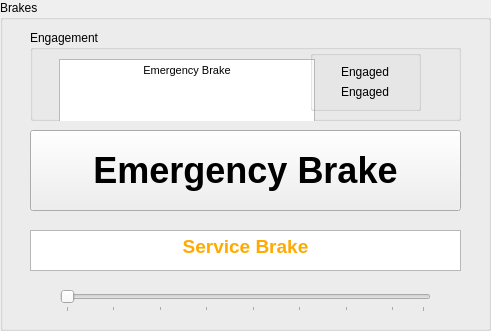
     <widget class="QGroupBox" name="brake_box">
      <property name="geometry">
       <rect>
        <x>780</x>
        <y>310</y>
        <width>491</width>
        <height>331</height>
       </rect>
      </property>
      <property name="title">
       <string>Brakes</string>
      </property>
      <widget class="QPushButton" name="e_brake_button">
       <property name="geometry">
        <rect>
         <x>30</x>
         <y>130</y>
         <width>431</width>
         <height>81</height>
        </rect>
       </property>
       <property name="font">
        <font>
         <pointsize>27</pointsize>
         <bold>true</bold>
        </font>
       </property>
       <property name="autoFillBackground">
        <bool>true</bool>
       </property>
       <property name="text">
        <string>Emergency Brake</string>
       </property>
      </widget>
      <widget class="QTextBrowser" name="s_brake_txt_2">
       <property name="geometry">
        <rect>
         <x>30</x>
         <y>230</y>
         <width>431</width>
         <height>41</height>
        </rect>
       </property>
       <property name="html">
        <string>&lt;!DOCTYPE HTML PUBLIC &quot;-//W3C//DTD HTML 4.0//EN&quot; &quot;http://www.w3.org/TR/REC-html40/strict.dtd&quot;&gt;
&lt;html&gt;&lt;head&gt;&lt;meta name=&quot;qrichtext&quot; content=&quot;1&quot; /&gt;&lt;meta charset=&quot;utf-8&quot; /&gt;&lt;style type=&quot;text/css&quot;&gt;
p, li { white-space: pre-wrap; }
hr { height: 1px; border-width: 0; }
li.unchecked::marker { content: &quot;\2610&quot;; }
li.checked::marker { content: &quot;\2612&quot;; }
&lt;/style&gt;&lt;/head&gt;&lt;body style=&quot; font-family:'Segoe UI'; font-size:9pt; font-weight:400; font-style:normal;&quot;&gt;
&lt;p align=&quot;center&quot; style=&quot; margin-top:0px; margin-bottom:0px; margin-left:0px; margin-right:0px; -qt-block-indent:0; text-indent:0px;&quot;&gt;&lt;span style=&quot; font-family:'MS Shell Dlg 2'; font-size:14pt; font-weight:600; color:#ffaa00;&quot;&gt;Service Brake&lt;/span&gt;&lt;/p&gt;&lt;/body&gt;&lt;/html&gt;</string>
       </property>
      </widget>
      <widget class="QGroupBox" name="engage_box">
       <property name="geometry">
        <rect>
         <x>30</x>
         <y>30</y>
         <width>431</width>
         <height>91</height>
        </rect>
       </property>
       <property name="title">
        <string>Engagement</string>
       </property>
       <widget class="QFrame" name="verticalFrame_2">
        <property name="geometry">
         <rect>
          <x>20</x>
          <y>20</y>
          <width>231</width>
          <height>61</height>
         </rect>
        </property>
        <layout class="QVBoxLayout" name="verticalLayout_3">
         <property name="sizeConstraint">
          <enum>QLayout::SetFixedSize</enum>
         </property>
         <item>
          <widget class="QTextBrowser" name="e_brake_txt">
           <property name="html">
            <string>&lt;!DOCTYPE HTML PUBLIC &quot;-//W3C//DTD HTML 4.0//EN&quot; &quot;http://www.w3.org/TR/REC-html40/strict.dtd&quot;&gt;
&lt;html&gt;&lt;head&gt;&lt;meta name=&quot;qrichtext&quot; content=&quot;1&quot; /&gt;&lt;meta charset=&quot;utf-8&quot; /&gt;&lt;style type=&quot;text/css&quot;&gt;
p, li { white-space: pre-wrap; }
hr { height: 1px; border-width: 0; }
li.unchecked::marker { content: &quot;\2610&quot;; }
li.checked::marker { content: &quot;\2612&quot;; }
&lt;/style&gt;&lt;/head&gt;&lt;body style=&quot; font-family:'Segoe UI'; font-size:9pt; font-weight:400; font-style:normal;&quot;&gt;
&lt;p align=&quot;center&quot; style=&quot; margin-top:0px; margin-bottom:0px; margin-left:0px; margin-right:0px; -qt-block-indent:0; text-indent:0px;&quot;&gt;&lt;span style=&quot; font-family:'MS Shell Dlg 2'; font-size:8.25pt;&quot;&gt;Emergency Brake&lt;/span&gt;&lt;/p&gt;&lt;/body&gt;&lt;/html&gt;</string>
           </property>
          </widget>
         </item>
         <item>
          <widget class="QTextBrowser" name="s_brake_txt">
           <property name="html">
            <string>&lt;!DOCTYPE HTML PUBLIC &quot;-//W3C//DTD HTML 4.0//EN&quot; &quot;http://www.w3.org/TR/REC-html40/strict.dtd&quot;&gt;
&lt;html&gt;&lt;head&gt;&lt;meta name=&quot;qrichtext&quot; content=&quot;1&quot; /&gt;&lt;meta charset=&quot;utf-8&quot; /&gt;&lt;style type=&quot;text/css&quot;&gt;
p, li { white-space: pre-wrap; }
hr { height: 1px; border-width: 0; }
li.unchecked::marker { content: &quot;\2610&quot;; }
li.checked::marker { content: &quot;\2612&quot;; }
&lt;/style&gt;&lt;/head&gt;&lt;body style=&quot; font-family:'Segoe UI'; font-size:9pt; font-weight:400; font-style:normal;&quot;&gt;
&lt;p align=&quot;center&quot; style=&quot; margin-top:0px; margin-bottom:0px; margin-left:0px; margin-right:0px; -qt-block-indent:0; text-indent:0px;&quot;&gt;&lt;span style=&quot; font-family:'MS Shell Dlg 2'; font-size:8.25pt;&quot;&gt;Serivice Brake&lt;/span&gt;&lt;/p&gt;&lt;/body&gt;&lt;/html&gt;</string>
           </property>
          </widget>
         </item>
        </layout>
       </widget>
       <widget class="QGroupBox" name="verticalGroupBox_3">
        <property name="geometry">
         <rect>
          <x>280</x>
          <y>20</y>
          <width>111</width>
          <height>61</height>
         </rect>
        </property>
        <layout class="QVBoxLayout" name="verticalLayout_4">
         <item alignment="Qt::AlignHCenter">
          <widget class="QLabel" name="e_label_display">
           <property name="text">
            <string>Engaged</string>
           </property>
          </widget>
         </item>
         <item alignment="Qt::AlignHCenter">
          <widget class="QLabel" name="s_label_display">
           <property name="text">
            <string>Engaged</string>
           </property>
          </widget>
         </item>
        </layout>
       </widget>
      </widget>
      <widget class="QSlider" name="s_slider">
       <property name="geometry">
        <rect>
         <x>60</x>
         <y>290</y>
         <width>371</width>
         <height>22</height>
        </rect>
       </property>
       <property name="minimum">
        <number>1</number>
       </property>
       <property name="maximum">
        <number>24</number>
       </property>
       <property name="pageStep">
        <number>8</number>
       </property>
       <property name="sliderPosition">
        <number>1</number>
       </property>
       <property name="orientation">
        <enum>Qt::Horizontal</enum>
       </property>
       <property name="invertedAppearance">
        <bool>false</bool>
       </property>
       <property name="tickPosition">
        <enum>QSlider::TicksBelow</enum>
       </property>
       <property name="tickInterval">
        <number>3</number>
       </property>
      </widget>
     </widget>
